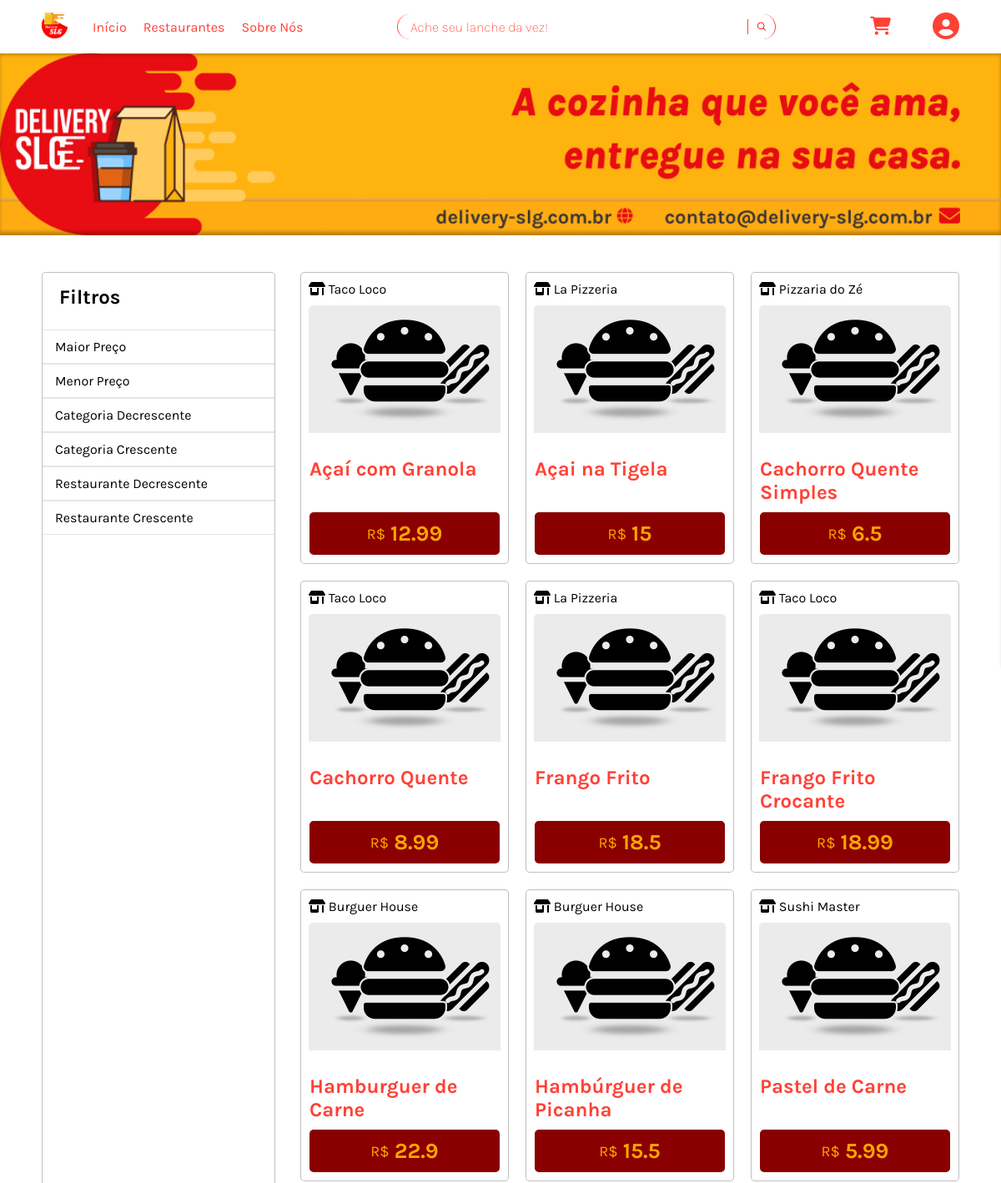
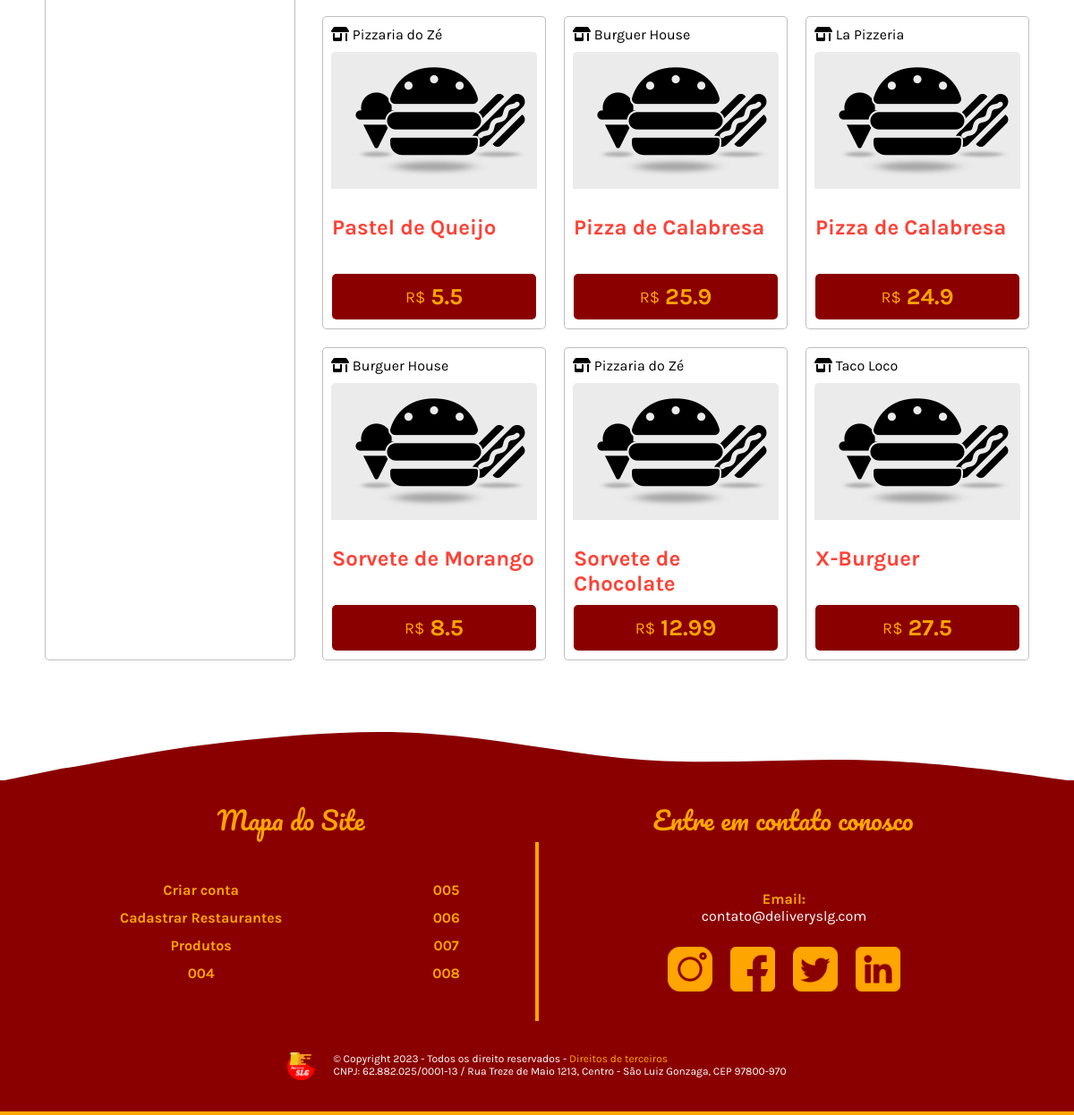
Screenshot of /pages/produtos.php (signed in) with the database file from the repository (2 pictures, top to bottom).
### tables this page shows
CREATE TABLE IF NOT EXISTS `produtos` (
  `id` int(11) NOT NULL AUTO_INCREMENT,
  `nome` varchar(100) NOT NULL,
  `descricao` varchar(250) NOT NULL,
  `imagem` varchar(255) DEFAULT '/delivery-slg.com.br/assets/images/default-images/lanches-produtos.png',
  `preco` decimal(10,2) NOT NULL,
  `categoria` enum('sorvete','pastel','pizza','açai','frango_frito','hamburguer','cachorro_quente','x_burguer') NOT NULL,
  `id_Restaurante` int(11) NOT NULL,
  PRIMARY KEY (`id`),
  KEY `id_Restaurante` (`id_Restaurante`)
);

CREATE TABLE IF NOT EXISTS `restaurantes` (
  `id` int(11) NOT NULL AUTO_INCREMENT,
  `nome` varchar(100) NOT NULL,
  `rua` varchar(100) NOT NULL,
  `numero` varchar(10) NOT NULL,
  `complemento` varchar(400),
  `bairro` varchar(40) NOT NULL,
  `email` varchar(100) NOT NULL,
  `telefone` varchar(11) NOT NULL,
  `cnpj` varchar(14) NOT NULL,
  `hora_Funcionamento` varchar(100) NOT NULL,
  `formas_De_Pagamento` set('dinheiro','cartao_credito','cartao_debito','pix') DEFAULT 'dinheiro' NOT NULL,
  `chave_Pix` varchar(150) NOT NULL,
  `senha` varchar(100) NOT NULL,
  `forma_De_Entrega` set('Retirada no Local','Motoboy') DEFAULT 'Retirada no Local' NOT NULL,
  `ativo` tinyint(1),
  `imagem` VARCHAR(255) DEFAULT '/delivery-slg.com.br/assets/images/default-images/restaurante.png' NOT NULL,
  PRIMARY KEY (`id`)
);

### source/dao/produtosDAO.php (called while the page is built, shortened)
<?php
require_once($_SERVER['DOCUMENT_ROOT'] . '/delivery-slg.com.br/source/classes/produtos.class.php');
class ProdutoDAO
{
  function BuscarProdutos()
  {
    $conection = ConexaoBD();
    try {
      $stmt = $conection->query('SELECT r.nome as nome_restaurante, p.* FROM `produtos` as p INNER JOIN `restaurantes`
      as r ON p.id_Restaurante = r.id ORDER BY LOWER(p.categoria) ASC');
      if ($stmt->rowCount()) {
        $produto = new Produtos();
        $arr = array();
        while ($result = $stmt->fetch(PDO::FETCH_OBJ)) {
          $produto->setId($result->id);
          $produto->setNome($result->nome);
          $produto->setDescricao($result->descricao);
          $produto->setImagem($result->imagem);
          $produto->setPreco($result->preco);
          $produto->setCategoria($result->categoria);
          $produto->setId_Restaurante($result->id_Restaurante);
          $produto->setNomeRestaurante($result->nome_restaurante);
          $arr[] = clone $produto;
        }
        return $arr;
      } else {
        echo "A busca por produtos não trouxe resultados!";
        return FALSE;
      }
    } catch (PDOException $ex) {
      echo "Erro ao buscar produtos no banco de dados: ";
      throw $ex;
      die();
    }
  }
}

### source/controller/produtos_controller.php (called while the page is built, shortened)
<?php
require_once($_SERVER['DOCUMENT_ROOT'] . '/delivery-slg.com.br/source/dao/produtosDAO.php');
require_once($_SERVER['DOCUMENT_ROOT'] . '/delivery-slg.com.br/source/dao/restaurantesDAO.php');
class ProdutosController
{
  function BuscarProdutos()
  {
    $dao = new ProdutoDAO();
    $produtos = $dao->BuscarProdutos();
    if (!empty($produtos) && $produtos !== false) {
      return $produtos;
    }
  }
  function BuscarNomeRestaurante(int $id)
  {
    $dao = new RestaurantesDAO();
    $restaurante = $dao->BuscarPorId($id);
    if (isset($restaurante) && !empty($restaurante)) {
      return $restaurante->getNome();
    }
    return 'Restaurante não encontrado';
  }
}

### source/classes/produtos.class.php (called while the page is built, shortened)
<?php
class Produtos {
  private int $id;
  private int $id_Restaurante;
  private string $nome;
  private string $descricao;
  private string $imagem;
  private float $preco;
  public function getId(): int {
    return $this->id;
  }
  public function setId(int $id) {
    $this->id = $id;
  }
  public function getId_Restaurante(): int {
    return $this->id_Restaurante;
  }
  public function setId_Restaurante(int $id_Restaurante) {
    $this->id_Restaurante = $id_Restaurante;
  }
  public function getNome(): string {
    return $this->nome;
  }
  public function setNome(string $nome) {
    $this->nome = $nome;
  }
  public function getDescricao(): string {
    return $this->descricao;
  }
  public function setDescricao(string $descricao) {
    $this->descricao = $descricao;
  }
  public function getImagem(): string {
    return $this->imagem;
  }
  public function setImagem(string $imagem) {
    $this->imagem = $imagem;
  }
  public function getPreco(): float {
    return $this->preco;
  }
  public function setPreco(float $preco) {
    $this->preco = $preco;
  }
}

### source/dao/restaurantesDAO.php (called while the page is built, shortened)
<?php
require_once($_SERVER['DOCUMENT_ROOT'] . '/delivery-slg.com.br/source/classes/restaurantes.class.php');
class RestaurantesDAO
{
  function BuscarPorId(int $id)
  {
    $conection = ConexaoBD();
    try {
      $stmt = $conection->prepare('SELECT * FROM restaurantes WHERE id = :id');
      $stmt->bindValue(':id', $id);
      $stmt->execute();
      if ($stmt->rowCount()) {
        $restaurante = new Restaurantes();
        while ($result = $stmt->fetch(PDO::FETCH_OBJ)) {
          $restaurante->setId($result->id);
          $restaurante->setNome($result->nome);
          $restaurante->setRua($result->rua);
          $restaurante->setNumero($result->numero);
          $restaurante->setComplemento($result->complemento);
          $restaurante->setBairro($result->bairro);
          $restaurante->setEmail($result->email);
          $restaurante->setTelefone($result->telefone);
          $restaurante->setCnpj($result->cnpj);
          $restaurante->setHora_Funcionamento($result->hora_Funcionamento);
          $restaurante->setFormas_Pagamento($result->formas_De_Pagamento);
          $restaurante->setFormas_Entrega($result->forma_De_Entrega);
          $restaurante->setChave_Pix($result->chave_Pix);
          $restaurante->setSenha($result->senha);
          $restaurante->setAtivo($result->ativo);
          $restaurante->setImagem($result->imagem);
        }
        return $restaurante;
      } else {
        echo "Não foi possivel achar restaurante!";
        return FALSE;
      }
    } catch (PDOException $ex) {
      echo "Erro em encontrar esse restaurante";
      die();
    }
  }
}

### source/classes/restaurantes.class.php (called while the page is built, shortened)
<?php
class Restaurantes
{
  private string $nome;
  public function getNome(): string
  {
    return $this->nome;
  }
  public function setNome(string $nome)
  {
    $this->nome = $nome;
  }
}

### pages/produtos.php (the view, shortened to what this page needs)
<?php
require_once($_SERVER['DOCUMENT_ROOT'] . '/delivery-slg.com.br/source/controller/produtos_controller.php');
?>
<?php include_once('../includes/metas_gerais.php'); ?>
<link rel="stylesheet" href="../assets/style/all.css">
<link rel="stylesheet" href="../assets/style/produtos.css">
<link rel="stylesheet" href="../assets/style/media-queries/all.css">
<link rel="stylesheet" href="../assets/style/media-queries/produtos.css">
</head>
<body>
  <?php include('../includes/header.php'); ?>
  <main>
    <div class="max-width-page-limit">
      <picture class="banner-delivery">
        <source media="(max-width: 480px)" srcset="../assets/images/main/produtos/banner-delivery-480">
        <source media="(max-width: 768px)" srcset="../assets/images/main/produtos/banner-delivery-768">
        <img src="../assets/images/main/produtos/banner-delivery-medio-baixo.jpg" alt="Banner delivery slg A cozinha que você ama, entregue na sua casa.">
      </picture>
    </div>
    <div class="max-width-page-limit">
      <section class="max-width-content-limit main-content">
        <div class="produtos-main-container">
          <div class="produtos-filtro">
            <div class="filtros-container">
              <h2 class="filtro-title">Filtros</h2>
              <div class="filtro-btn">
                <?php
                if (isset($_GET['busca']) || isset($_GET['categoria'])) {
                  ?>
                    <div class="filtro limpar-filtro"><a href="produtos.php">Limpar Filtro</a></div>
                  <?php
                } else {
                  ?>
                  <div class="filtro"><p onclick="Filtrar('preco', 'desc')">Maior Preço</p></div>
                  <div class="filtro"><p onclick="Filtrar('preco', 'asc')">Menor Preço</p></div>
                  <div class="filtro"><p onclick="Filtrar('categoria', 'desc')">Categoria Decrescente</p></div>
                  <div class="filtro"><p onclick="Filtrar('categoria', 'asc')">Categoria Crescente</p></div>
                  <div class="filtro"><p onclick="Filtrar('id_Restaurante', 'asc')">Restaurante Decrescente</p></div>
                  <div class="filtro"><p onclick="Filtrar('id_Restaurante', 'desc')">Restaurante Crescente</p></div>
                  <?php
                }
                ?>
              </div>
            </div>
          </div>
          <div class="produtos-cards-lista" id="produtosCardLista">
            <?php
            $controller = new ProdutosController();
            if (isset($_GET) && (isset($_GET['campo']) && isset($_GET['ordem'])) || isset($_GET['busca']) || isset($_GET['categoria'])) {
              if (isset($_GET['busca'])) {
                $busca = addslashes(filter_input(INPUT_GET, 'busca'));
                try {
                  $produtos = $controller->BuscarProdutosPorNome($busca);
                } catch (Exception $ex) {
                  MsgPerssonalizadaDeErro();
                }
              } else if (isset($_GET['categoria'])) {
                $categoria = addslashes(filter_input(INPUT_GET, 'categoria'));
                try {
                  $produtos = $controller->BuscarProdutosPorCategoria($categoria);
                } catch (Exception $ex) {
                  MsgPerssonalizadaDeErro();
                }
              }
            } else {
              $produtos = $controller->BuscarProdutos();
            }
            if (!empty($produtos)) {
              foreach ($produtos as $row) :
            ?>
              <div class="card-produto">
                <div class="nome-image-restaurante">
                  <div class="restaurante-name">
                    <i class="fa-solid fa-shop"></i>
                    <span>
                      <?= $controller->BuscarNomeRestaurante($row->getId_Restaurante()) ?></span>
                  </div>
                  <div>
                    <img src="<?= $row->getImagem() ?>" alt="<?= $row->getNome() ?>">
                  </div>
                </div>
                <div class="informacoes-restaurante flip-card">
                  <div class="produto-nome-preco card-front">
                    <h2><?= $row->getNome() ?></h2>
                    <div class="produto-preco">
                      <span class="tipo-preco">
                        R$
                      </span>
                      <span class="valor-produto">
                        <?= $row->getPreco() ?>
                      </span>
                    </div>
                  </div>
                  <div class="card-back">
                    <p>
                      <?= $row->getDescricao() ?>
                    </p>
                    <button onclick="adicionarAoCarrinho(<?= $row->getId() ?>)" class="btn-adicionar-carrinho">
                    </button>
                  </div>
                </div>
              </div>
            <?php endforeach;
            } else {
              echo "Não foi possível retornar resusltados!";
            }
            ?>
          </div>
        </div>
      </section>
    </div>
  </main>
  <?php include_once('../includes/footer.php'); ?>
</body>
</html>

### assets/style/all.css (style rules this page uses)
* { padding: 0; margin: 0; box-sizing: border-box; }
body { background-color: #EAEAEA; }
.max-width-content-limit { max-width: 1180px; padding: 0 40px; margin: 0 auto; }
.max-width-page-limit { max-width: 1366px; height: 100%; background-color: #fff; margin: 0 auto; width: 100%; }
main { font-family: "Karla", sans-serif; width: 100%; }
main .main-content { padding: 40px; }

### assets/style/produtos.css (style rules this page uses)
main picture.banner-delivery img { width: 100%; }
main .produtos-main-container { font-family: "karla", sans-serif; width: 100%; display: grid; gap: 30px; grid-template-areas: "filtro filtro produtos produtos produtos produtos produtos produtos"; }
main .produtos-main-container .produtos-filtro { grid-area: filtro; }
main .produtos-main-container .produtos-cards-lista { grid-area: produtos; }
main .produtos-main-container .produtos-filtro { width: 280px; background-color: #fff; border-radius: 5px; border: 1px solid rgba(0, 0, 0, 0.25); }
main .produtos-main-container .produtos-filtro .filtros-container { position: sticky; top: 70px; display: flex; flex-direction: column; gap: 10px; }
main .produtos-main-container .produtos-filtro .filtros-container .filtro-title { padding: 15px 20px; }
main .produtos-main-container .produtos-filtro .filtros-container .filtro p, main .produtos-main-container .produtos-filtro .filtros-container .filtro a { padding: 10px 15px; border: 1px solid rgba(0, 0, 0, 0.1); border-right: 0px; border-left: 0px; transition: background-color 0.5s; display: block; text-decoration: none; color: #000; }
main .produtos-main-container .produtos-cards-lista { min-height: 100vh; display: flex; flex-wrap: wrap; gap: 20px; justify-content: space-between; }
main .produtos-main-container .produtos-cards-lista .card-produto { width: 250px; height: 350px; padding: 10px; border-radius: 5px; background-color: #fff; border: 1px solid rgba(0, 0, 0, 0.25); display: flex; flex-direction: column; align-items: center; justify-content: space-between; }
main .produtos-main-container .produtos-cards-lista .card-produto .nome-image-restaurante .restaurante-name { margin-bottom: 10px; }
main .produtos-main-container .produtos-cards-lista .card-produto .informacoes-restaurante { width: 100%; height: 100%; margin-top: 25px; position: relative; cursor: pointer; transform-style: preserve-3d; }
main .produtos-main-container .produtos-cards-lista .card-produto .informacoes-restaurante .card-front, main .produtos-main-container .produtos-cards-lista .card-produto .informacoes-restaurante .card-back { height: 100%; display: flex; flex-direction: column; justify-content: space-between; transition: transform 0.8s; backface-visibility: hidden; }
main .produtos-main-container .produtos-cards-lista .card-produto .informacoes-restaurante .card-back { position: absolute; top: 0; transform: rotateY(180deg); }
main .produtos-main-container .produtos-cards-lista .card-produto .informacoes-restaurante .produto-nome-preco .produto-preco { width: 100%; padding: 10px; display: flex; justify-content: center; align-items: center; gap: 6px; color: #FFA500; background-color: #8a0000; border-radius: 5px; }
main .produtos-main-container .produtos-cards-lista .card-produto .informacoes-restaurante .produto-nome-preco .produto-preco .tipo-preco { font-size: 18px; }
main .produtos-main-container .produtos-cards-lista .card-produto .informacoes-restaurante .produto-nome-preco .produto-preco .valor-produto { font-weight: bolder; font-size: 26px; }
main .produtos-main-container .produtos-cards-lista .card-produto .informacoes-restaurante .produto-nome-preco > h2 { color: #FF4136; }
main .produtos-main-container .produtos-cards-lista .card-produto .informacoes-restaurante .card-back > p { width: 230px; max-height: 80px; overflow: hidden; text-overflow: ellipsis; display: -webkit-box; -webkit-box-orient: vertical; -webkit-line-clamp: 4; margin-bottom: 10px; }
main .produtos-main-container .produtos-cards-lista .card-produto .informacoes-restaurante .card-back > button { display: flex; justify-content: center; text-decoration: none; width: 100%; background-color: #FFA500; padding: 10px 0; border: 0; border-radius: 5px; color: #fff; cursor: pointer; transition: box-shadow 0.5s, scale 0.5s; }

### rows the page displays
produtos: id_Restaurante.nome "Taco Loco", imagem (picture), nome "Açaí com Granola", preco "12.99", descricao "Açaí com granola e frutas"
produtos: id_Restaurante.nome "La Pizzeria", imagem (picture), nome "Açai na Tigela", preco "15", descricao "Tigela de açai com granola e banana"
produtos: id_Restaurante.nome "Pizzaria do Zé", imagem (picture), nome "Cachorro Quente Simples", preco "6.5", descricao "Pão, salsicha e molho"
produtos: id_Restaurante.nome "Taco Loco", imagem (picture), nome "Cachorro Quente", preco "8.99", descricao "Cachorro quente com molho de tomate e queijo"
produtos: id_Restaurante.nome "La Pizzeria", imagem (picture), nome "Frango Frito", preco "18.5", descricao "Porção de frango frito crocante"
produtos: id_Restaurante.nome "Taco Loco", imagem (picture), nome "Frango Frito Crocante", preco "18.99", descricao "Frango frito com crosta crocante"
produtos: id_Restaurante.nome "Burguer House", imagem (picture), nome "Hamburguer de Carne", preco "22.9", descricao "Hamburguer de carne com queijo e bacon"
produtos: id_Restaurante.nome "Burguer House", imagem (picture), nome "Hambúrguer de Picanha", preco "15.5", descricao "Hambúrguer de picanha com queijo"
produtos: id_Restaurante.nome "Sushi Master", imagem (picture), nome "Pastel de Carne", preco "5.99", descricao "Recheado com carne moída"
produtos: id_Restaurante.nome "Pizzaria do Zé", imagem (picture), nome "Pastel de Queijo", preco "5.5", descricao "Saboroso pastel de queijo"
produtos: id_Restaurante.nome "Burguer House", imagem (picture), nome "Pizza de Calabresa", preco "25.9", descricao "Pizza de calabresa com muito queijo"
produtos: id_Restaurante.nome "La Pizzeria", imagem (picture), nome "Pizza de Calabresa", preco "24.9", descricao "Pizza saborosa de calabresa"
produtos: id_Restaurante.nome "Burguer House", imagem (picture), nome "Sorvete de Morango", preco "8.5", descricao "Delicioso sorvete de morango"
produtos: id_Restaurante.nome "Pizzaria do Zé", imagem (picture), nome "Sorvete de Chocolate", preco "12.99", descricao "Delicioso sorvete de chocolate"
produtos: id_Restaurante.nome "Taco Loco", imagem (picture), nome "X-Burguer", preco "27.5", descricao "Hamburguer de carne com queijo, bacon e salada"
